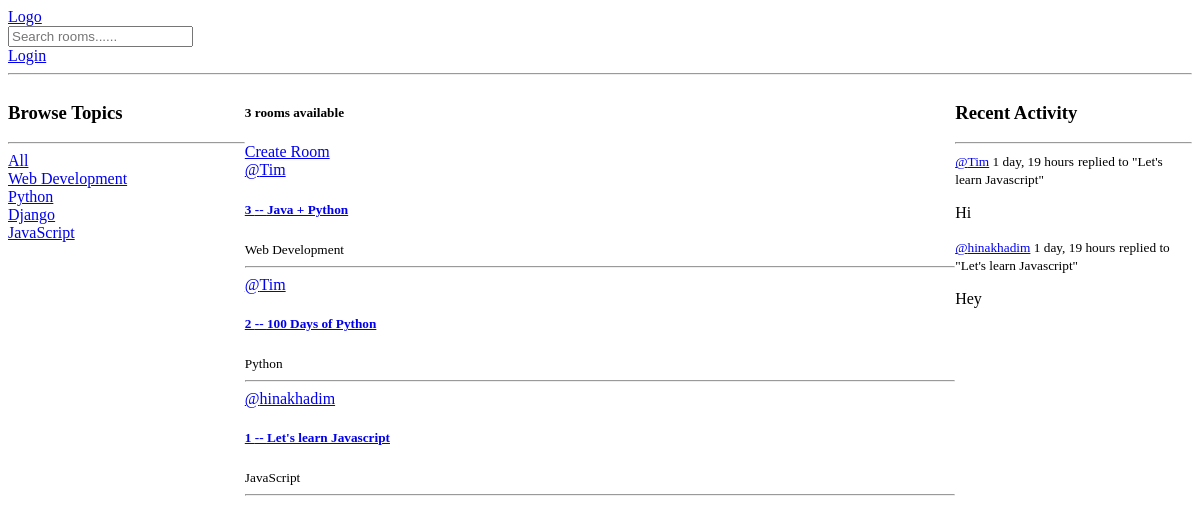
Before: / with the older database file.
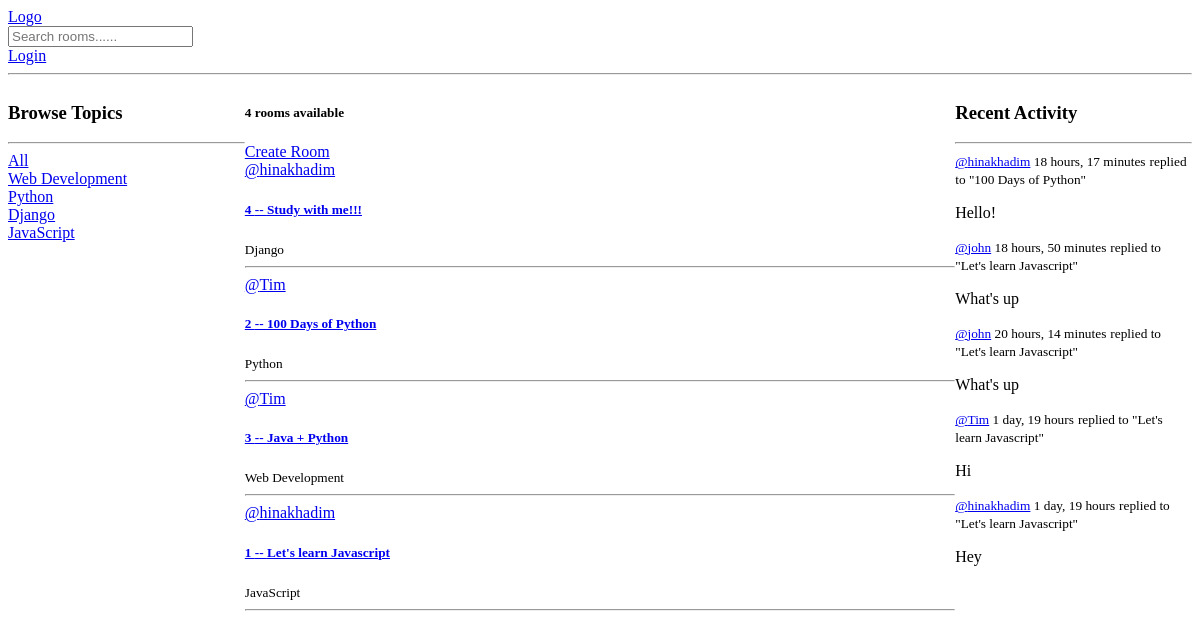
After: the same page with the newer database file.
### base/models.py (models this page shows, shortened)
class Topic(models.Model):
    name = models.CharField(max_length=200)

class Room(models.Model):
    host = models.ForeignKey(User, on_delete=models.SET_NULL, null=True)
    topic = models.ForeignKey(Topic, on_delete=models.SET_NULL, null=True)
    name = models.CharField(max_length=200)
    description = models.TextField(null=True, blank=True)
    participants = models.ManyToManyField(
        User, related_name='participants', blank=True
    )
    updated = models.DateTimeField(auto_now=True)
    created = models.DateTimeField(auto_now_add=True)
    class Meta:
        ordering = ['-updated', '-created']
    def __str__(self) -> str:
        return self.name

class Message(models.Model):
    user = models.ForeignKey(User, on_delete=models.SET_NULL, null=True)
    room = models.ForeignKey(Room, on_delete=models.SET_NULL, null=True)
    body = models.TextField()
    updated = models.DateTimeField(auto_now=True)
    created = models.DateTimeField(auto_now_add=True)

### base/views.py (the view)
# urls.py: path('', views.home, name='home'),
def home(request):
    q = request.GET.get("q") if request.GET.get("q") is not None else ''
    rooms = Room.objects.filter(Q(topic__name__icontains=q) |
                                Q(name__icontains=q) |
                                Q(description__icontains=q)
                                )
    topics = Topic.objects.all()
    room_count = rooms.count()
    room_messages = Message.objects.all().filter(
        Q(room__name__icontains=q)).order_by('-created')
    context = {'rooms': rooms, 'topics': topics,
               'room_count': room_count, 'room_messages': room_messages}
    return render(request, 'base/home.html', context)

### base/templates/base/home.html
{% extends 'base/layout.html' %} {% block body %}
<div class="home-container">
  <div>{% include 'base/topics_component.html' %}</div>
  <div>
    <h5>{{room_count}} rooms available</h5>
    <a href="{% url 'base:create-room' %}">Create Room </a>
    {% include 'base/feed_component.html' %}
  </div>
  <div class="activity">{% include 'base/activity_component.html' %}</div>
</div>
{% endblock body %}

### base/templates/base/topics_component.html
<h3>Browse Topics</h3>
<hr />
<div>
  <a href="{% url 'base:home' %}">All</a>
</div>
{% for topic in topics %}
<div>
  <a href="{% url 'base:home' %}?q={{topic.name}}">{{topic.name}}</a>
</div>
{% endfor %}

### base/templates/base/feed_component.html (shortened to what this page needs)
<div>
  {% for room in rooms %}
  <div>
    <a href="{% url 'base:user-profile' room.host.id %}"
      >@{{room.host.username}}</a
    >
    <a href="{% url 'base:room' room.id %}">
      <h5>{{room.id}} -- {{room.name}}</h5></a
    >
    <small>{{room.topic.name}}</small>
  </div>
  <hr />
  {% endfor %}
</div>

### base/templates/base/activity_component.html (shortened to what this page needs)
<h3>Recent Activity</h3>
<hr />
{% for message in room_messages %}
<div>
  <small
    ><a href="{% url 'base:user-profile' message.user.id%}">
      @{{message.user}}</a
    >
    {{message.created|timesince}}</small
  >
  <small>replied to "{{message.room}}"</small>
  <p>{{message.body}}</p>
</div>
{% endfor %}

Changed rows visible on the page:
added Room: host.username "hinakhadim", id "4", name "Study with me!!!", topic.name "Django"
changed Room "100 Days of Python": moves up the list
added Message: user "hinakhadim", created "18 hours, 17 minutes", room "100 Days of Python", body "Hello!"
added Message: user "john", created "18 hours, 50 minutes", room "Let's learn Javascript", body "What's up"
added Message: user "john", created "20 hours, 14 minutes", room "Let's learn Javascript", body "What's up"
Other visible differences:
{{ room_count }}: "3" → "4"
